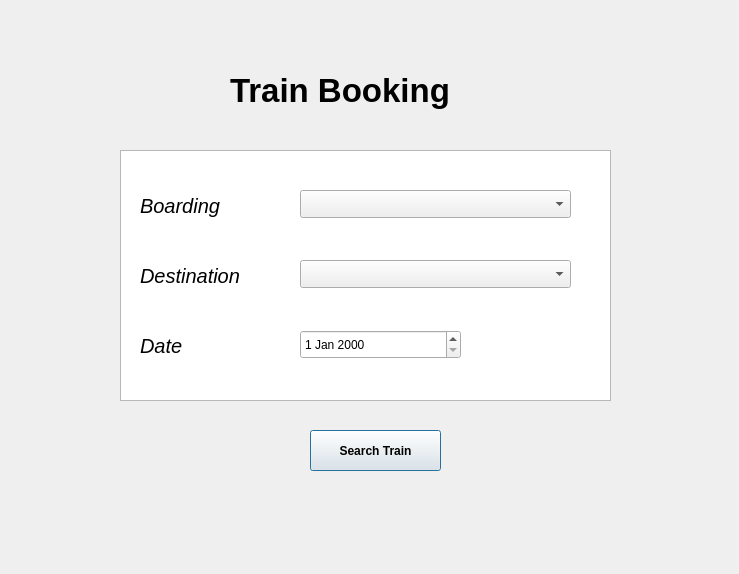
<?xml version="1.0" encoding="UTF-8"?>
<ui version="4.0">
 <class>trainBooking</class>
 <widget class="QDialog" name="trainBooking">
  <property name="geometry">
   <rect>
    <x>0</x>
    <y>0</y>
    <width>739</width>
    <height>574</height>
   </rect>
  </property>
  <property name="windowTitle">
   <string>Dialog</string>
  </property>
  <widget class="QLabel" name="label">
   <property name="geometry">
    <rect>
     <x>230</x>
     <y>60</y>
     <width>291</width>
     <height>61</height>
    </rect>
   </property>
   <property name="font">
    <font>
     <pointsize>25</pointsize>
     <bold>true</bold>
    </font>
   </property>
   <property name="text">
    <string>Train Booking</string>
   </property>
  </widget>
  <widget class="QLabel" name="label_2">
   <property name="geometry">
    <rect>
     <x>140</x>
     <y>190</y>
     <width>111</width>
     <height>31</height>
    </rect>
   </property>
   <property name="font">
    <font>
     <pointsize>15</pointsize>
     <italic>true</italic>
    </font>
   </property>
   <property name="text">
    <string>Boarding</string>
   </property>
  </widget>
  <widget class="QLabel" name="label_3">
   <property name="geometry">
    <rect>
     <x>140</x>
     <y>260</y>
     <width>141</width>
     <height>31</height>
    </rect>
   </property>
   <property name="font">
    <font>
     <pointsize>15</pointsize>
     <italic>true</italic>
    </font>
   </property>
   <property name="text">
    <string>Destination</string>
   </property>
  </widget>
  <widget class="QComboBox" name="comboBox">
   <property name="geometry">
    <rect>
     <x>300</x>
     <y>190</y>
     <width>271</width>
     <height>28</height>
    </rect>
   </property>
  </widget>
  <widget class="QComboBox" name="comboBox_2">
   <property name="geometry">
    <rect>
     <x>300</x>
     <y>260</y>
     <width>271</width>
     <height>28</height>
    </rect>
   </property>
  </widget>
  <widget class="QLabel" name="label_4">
   <property name="geometry">
    <rect>
     <x>140</x>
     <y>330</y>
     <width>141</width>
     <height>31</height>
    </rect>
   </property>
   <property name="font">
    <font>
     <pointsize>15</pointsize>
     <italic>true</italic>
    </font>
   </property>
   <property name="text">
    <string>Date</string>
   </property>
  </widget>
  <widget class="QDateEdit" name="dateEdit">
   <property name="geometry">
    <rect>
     <x>300</x>
     <y>330</y>
     <width>161</width>
     <height>29</height>
    </rect>
   </property>
  </widget>
  <widget class="QPushButton" name="pushButton">
   <property name="geometry">
    <rect>
     <x>310</x>
     <y>430</y>
     <width>131</width>
     <height>41</height>
    </rect>
   </property>
   <property name="font">
    <font>
     <bold>true</bold>
    </font>
   </property>
   <property name="text">
    <string>Search Train</string>
   </property>
   <property name="default">
    <bool>true</bool>
   </property>
  </widget>
  <widget class="QGraphicsView" name="graphicsView">
   <property name="geometry">
    <rect>
     <x>120</x>
     <y>150</y>
     <width>491</width>
     <height>251</height>
    </rect>
   </property>
  </widget>
  <zorder>label</zorder>
  <zorder>pushButton</zorder>
  <zorder>graphicsView</zorder>
  <zorder>label_3</zorder>
  <zorder>label_2</zorder>
  <zorder>label_4</zorder>
  <zorder>comboBox</zorder>
  <zorder>comboBox_2</zorder>
  <zorder>dateEdit</zorder>
 </widget>
 <resources/>
 <connections/>
</ui>
